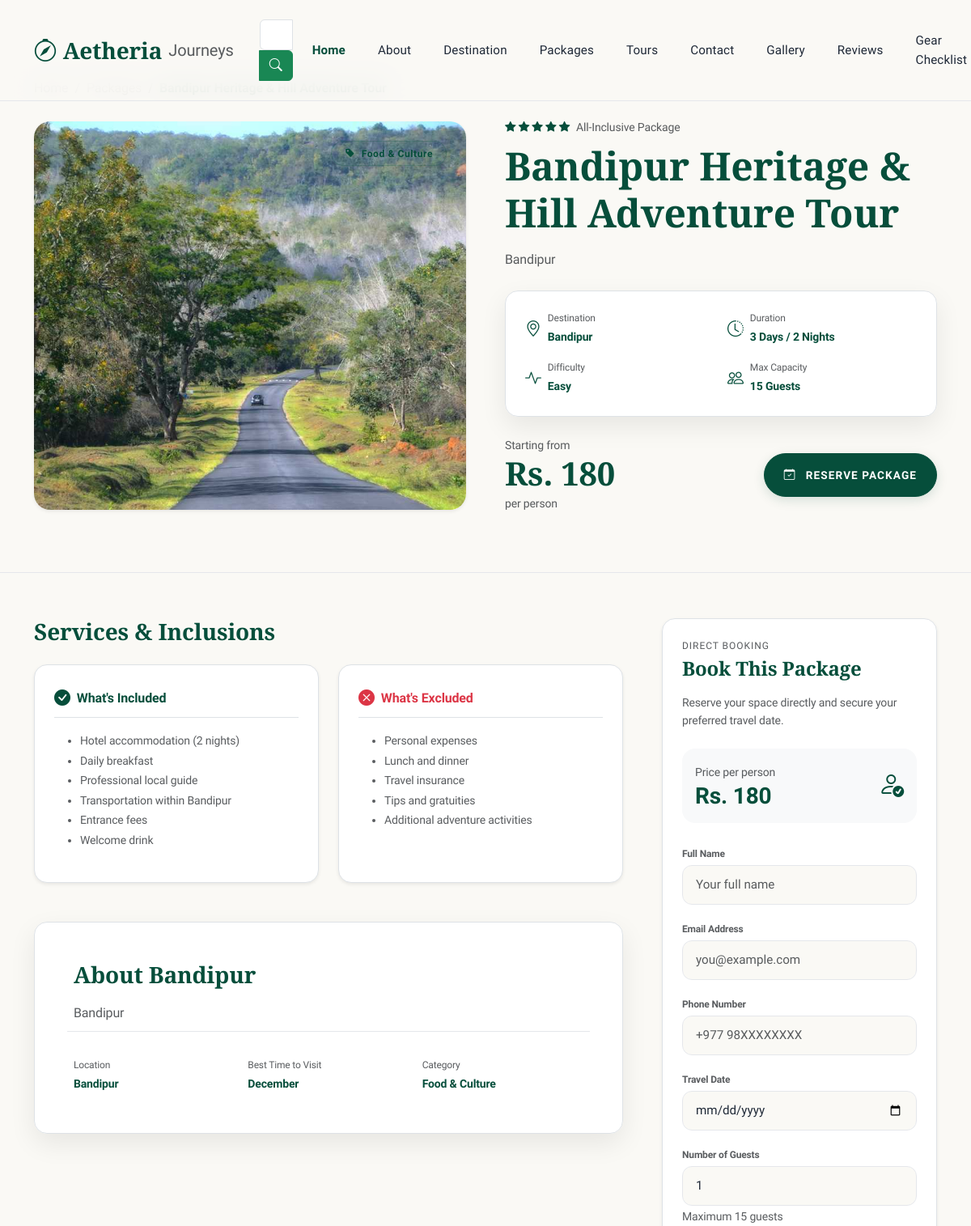
Before: /package/1/ (upper part) with the older database file.
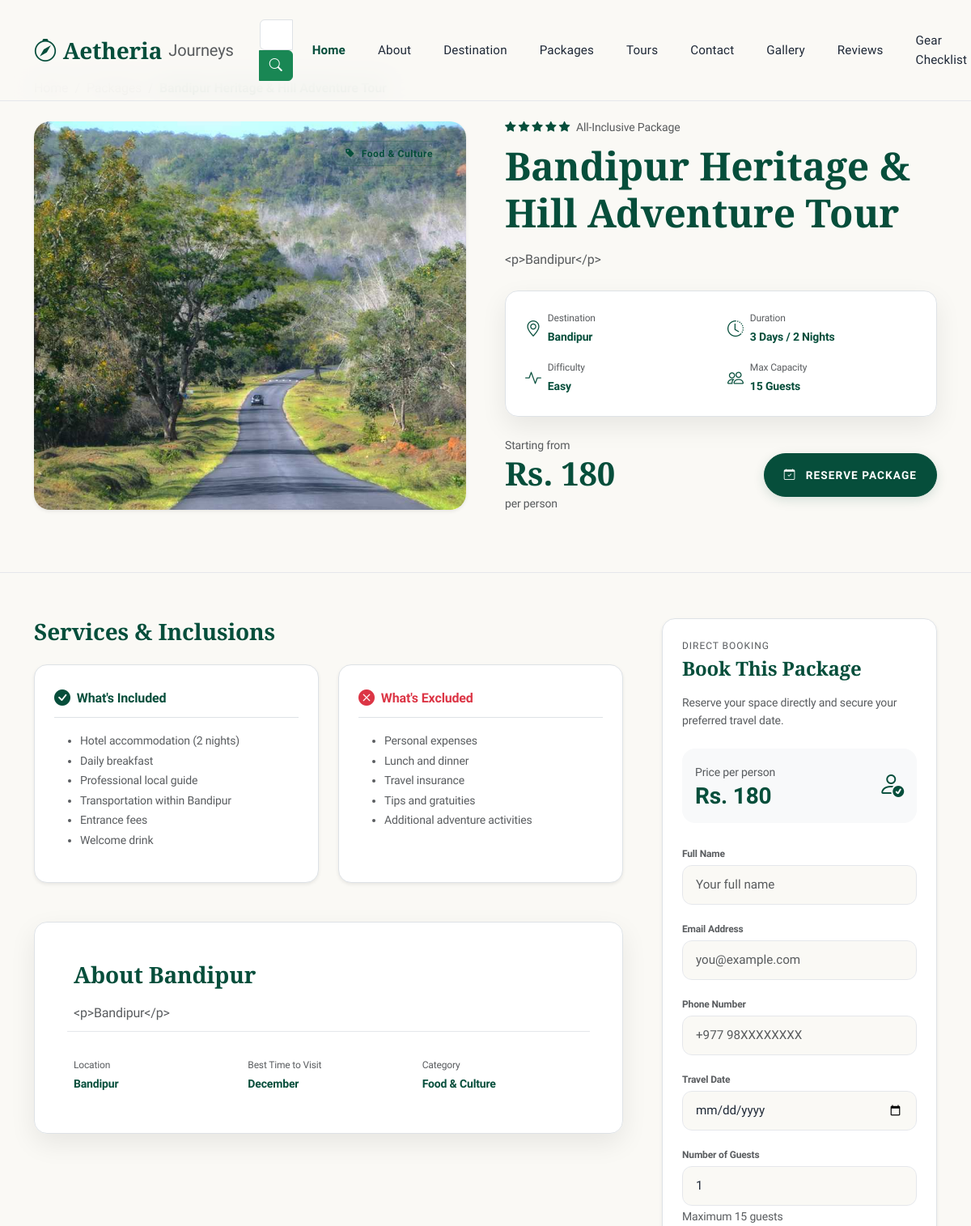
After: the same page with the newer database file.
### adminpage/models.py (models this page shows, shortened)
class Package(models.Model):
    title = models.CharField(max_length=230)
    destination= models.ForeignKey(Destination,on_delete=models.CASCADE)
    duration = models.CharField(max_length=30)
    difficulty = models.CharField(max_length=30)
    price = models.IntegerField()
    max_people = models.IntegerField()
    itinerary = CKEditor5Field("Itinerary", config_name="default", blank=True, null=True)
    includes = CKEditor5Field("Includes", config_name="default")
    excludes = CKEditor5Field("Excludes", config_name="default")
    featured_image = models.FileField(upload_to="packages/")

class Destination(models.Model):
    name = models.CharField(max_length=100)
    description = CKEditor5Field("Description", config_name="default")
    category = models.ForeignKey(Category, on_delete=models.CASCADE)
    created_at = models.DateTimeField(auto_now_add=True)
    location = models.CharField(max_length=150)
    image = models.FileField(upload_to="destination/")
    best_time_to_visit = models.CharField(max_length=200)
    latitude = models.DecimalField(max_digits=9, decimal_places=6, blank=True, null=True)
    longitude = models.DecimalField(max_digits=9, decimal_places=6, blank=True, null=True)

class Category(models.Model):
    name = models.CharField(max_length=100)
    description = models.TextField()
    created_at = models.DateTimeField(auto_now_add=True)
    updated_at = models.DateTimeField(auto_now=True)

### userpage/views.py (the view)
# urls.py: path('package/<int:package_id>/', package_detail_view, name='package_detail'),
def package_detail_view(request, package_id):
    package = get_object_or_404(Package, id=package_id)
    if request.method == 'POST':
        form = BookingForm(request.POST)
        if form.is_valid():
            booking = form.save(commit=False)
            booking.package = package
            booking.save()
            messages.success(request, "Your booking has been successfully submitted! We will contact you shortly.")
            return redirect('package_detail', package_id=package.id)
    else:
        form = BookingForm()
    context = {
        'package': package,
        'form': form,
    }
    return render(request, 'userpage/package_detail.html', context)

### userpage/templates/userpage/package_detail.html (shortened to what the changed rows need)
{% extends 'userpage/base.html' %}
{% load static %}
{% block content %}
<section class="section-spacing pt-4 pb-5">
    <div class="container py-4">
        <div class="row align-items-center g-5">
            <div
                class="col-lg-6"
                data-aos="fade-up"
                data-aos-delay="100"
            >
                <div
                    class="luxury-card border-0 overflow-hidden shadow-sm position-relative"
                >
                    <div
                        class="img-zoom-container"
                        style="height: 480px;"
                    >
                        {% if package.featured_image %}
                            <img
                                src="{{ package.featured_image.url }}"
                                class="w-100 h-100 object-fit-cover"
                                alt="{{ package.title }}"
                            >
                        {% elif package.image %}
                            <img
                                src="{{ package.image.url }}"
                                class="w-100 h-100 object-fit-cover"
                                alt="{{ package.title }}"
                            >
                        {% else %}
                            <img
                                src="https://images.unsplash.com/photo-1544735716-392fe2489ffa?auto=format&fit=crop&w=1200&q=80"
                                class="w-100 h-100 object-fit-cover"
                                alt="Package Default"
                            >
                        {% endif %}
                    </div>
                    {% if package.destination.category.name %}
                    <span
                        class="badge badge-luxury-light position-absolute top-0 end-0 m-4 px-3 py-2 rounded-pill shadow-sm"
                    >
                        <i class="bi bi-tag-fill me-1 text-emerald"></i>
                        {{ package.destination.category.name }}
                    </span>
                    {% endif %}
                </div>
            </div>
            <div
                class="col-lg-6"
                data-aos="fade-up"
                data-aos-delay="200"
            >
                <div class="d-flex align-items-center gap-2 mb-2">
                    <div class="text-emerald fs-7">
                    </div>
                    <span class="small text-muted fw-medium">
                    </span>
                </div>
                <h1
                    class="display-5 font-serif fw-bold text-emerald mb-3"
                >
                    {{ package.title }}
                </h1>
                <p class="text-muted leading-relaxed mb-4">
                    {{ package.destination.description|truncatechars:200 }}
                </p>
                <div
                    class="p-4 rounded-4 glass-panel-light border mb-4"
                >
                    <div class="row g-3">
                        <div class="col-6">
                            <div class="d-flex align-items-center gap-2">
                                <div>
                                    <small class="text-muted d-block fs-8">
                                        Destination
                                    </small>
                                    <span
                                        class="fw-semibold text-emerald small"
                                    >
                                        {{ package.destination.name }}
                                    </span>
                                </div>
                            </div>
                        </div>
                        <div class="col-6">
                            <div class="d-flex align-items-center gap-2">
                                <div>
                                    <small class="text-muted d-block fs-8">
                                        Duration
                                    </small>
                                    <span
                                        class="fw-semibold text-emerald small"
                                    >
                                        {{ package.duration }}
                                    </span>
                                </div>
                            </div>
                        </div>
                        <div class="col-6">
                            <div class="d-flex align-items-center gap-2">
                                <div>
                                    <small class="text-muted d-block fs-8">
                                        Difficulty
                                    </small>
                                    <span
                                        class="fw-semibold text-emerald small"
                                    >
                                        {{ package.difficulty }}
                                    </span>
                                </div>
                            </div>
                        </div>
                        <div class="col-6">
                            <div class="d-flex align-items-center gap-2">
                                <div>
                                    <small class="text-muted d-block fs-8">
                                        Max Capacity
                                    </small>
                                    <span
                                        class="fw-semibold text-emerald small"
                                    >
                                        {% if package.max_people %}
                                            {{ package.max_people }} Guests
                                        {% else %}
                                            Private Party
                                        {% endif %}
                                    </span>
                                </div>
                            </div>
                        </div>
                    </div>
                </div>
                <div
                    class="d-flex align-items-center justify-content-between flex-wrap gap-3"
                >
                    <div>
                        <span class="text-muted small d-block">
                            Starting from
                        </span>
                        <h2
                            class="display-6 font-serif fw-bold text-emerald mb-0"
                        >
                            {% if package.price %}
                                Rs. {{ package.price }}
                            {% else %}
                                On Request
                            {% endif %}
                        </h2>
                        <small class="text-muted">
                            per person
                        </small>
                    </div>
                    <a
                        href="#booking-section"
                        class="btn btn-primary-lux px-4 py-3 rounded-pill fw-semibold text-uppercase tracking-wider fs-7"
                    >
                    </a>
                </div>
            </div>
        </div>
    </div>
</section>
<section
    class="py-5 border-top"
    style="border-color: var(--lux-border) !important;"
>
    <div class="container py-2">
        <div class="row g-5">
            <div
                class="col-lg-8"
                data-aos="fade-up"
            >
                <div class="mb-5">
                    <div class="row g-4">
                        <div class="col-md-6">
                            <div
                                class="p-4 rounded-4 bg-white border h-100 shadow-sm"
                            >
                                <div
                                    class="text-muted small leading-relaxed"
                                >
                                    {% if package.includes %}
                                        {{ package.includes|safe }}
                                    {% endif %}
                                </div>
                            </div>
                        </div>
                        <div class="col-md-6">
                            <div
                                class="p-4 rounded-4 bg-white border h-100 shadow-sm"
                            >
                                <div
                                    class="text-muted small leading-relaxed"
                                >
                                    {% if package.excludes %}
                                        {{ package.excludes|safe }}
                                    {% endif %}
                                </div>
                            </div>
                        </div>
                    </div>
                </div>
                {% if package.destination %}
                <div
                    class="p-4 p-md-5 rounded-4 glass-panel-light border"
                >
                    <h3
                        class="font-serif fw-bold text-emerald mb-3"
                    >
                        About {{ package.destination.name }}
                    </h3>
                    <p
                        class="text-muted leading-relaxed mb-4"
                    >
                        {{ package.destination.description }}
                    </p>
                    <div
                        class="row g-3 pt-3 border-top"
                        style="border-color: var(--lux-border) !important;"
                    >
                        <div class="col-md-4">
                            <span class="text-muted fs-8 d-block">
                                Location
                            </span>
                            <span class="fw-semibold text-emerald small">
                                {{ package.destination.location }}
                            </span>
                        </div>
                        <div class="col-md-4">
                            <span class="text-muted fs-8 d-block">
                                Best Time to Visit
                            </span>
                            <span class="fw-semibold text-emerald small">
                                {{ package.destination.best_time_to_visit|default:"Autumn & Spring" }}
                            </span>
                        </div>
                        <div class="col-md-4">
                            <span class="text-muted fs-8 d-block">
                                Category
                            </span>
                            <span class="fw-semibold text-emerald small">
                                {{ package.destination.category.name|default:"Luxury & Heritage" }}
                            </span>
                        </div>
                    </div>
                </div>
                {% endif %}
            </div>
            <div
                class="col-lg-4"
                id="booking-section"
                data-aos="fade-up"
                data-aos-delay="200"
            >
                <div
                    class="sticky-top"
                    style="top: 100px;"
                >
                    <div
                        class="glass-panel-light p-4 rounded-4 border shadow-sm"
                    >
                        <div
                            class="bg-light rounded-4 p-3 mb-4"
                        >
                            <div
                                class="d-flex justify-content-between align-items-center"
                            >
                                <div>
                                    <span
                                        class="text-muted small"
                                    >
                                        Price per person
                                    </span>
                                    <h3
                                        class="fw-bold text-emerald mb-0"
                                    >
                                        Rs. {{ package.price }}
                                    </h3>
                                </div>
                            </div>
                        </div>
                        <form
                            method="POST"
                            action="{% url 'booking' package.id %}"
                            class="d-flex flex-column gap-3 mb-3"
                        >
                            <div>
                                <label
                                    for="guestCount"
                                    class="form-label text-muted fs-8 fw-semibold mb-1"
                                >
                                    Number of Guests
                                </label>
                                <input
                                    type="number"
                                    name="number_of_people"
                                    id="guestCount"
                                    class="form-control form-control-lux"
                                    min="1"
                                    max="{{ package.max_people }}"
                                    value="1"
                                    required
                                >
                                <small class="text-muted">
                                    Maximum
                                    {{ package.max_people }}
                                    guests
                                </small>
                            </div>
                        </form>
                    </div>
                </div>
            </div>
        </div>
    </div>
</section>
{% endblock %}

Changed rows visible on the page:
changed through a linked row, Package "Bandipur Heritage & Hill Adventure Tour": destination.description "Bandipur" → "<p>Bandipur</p>"
